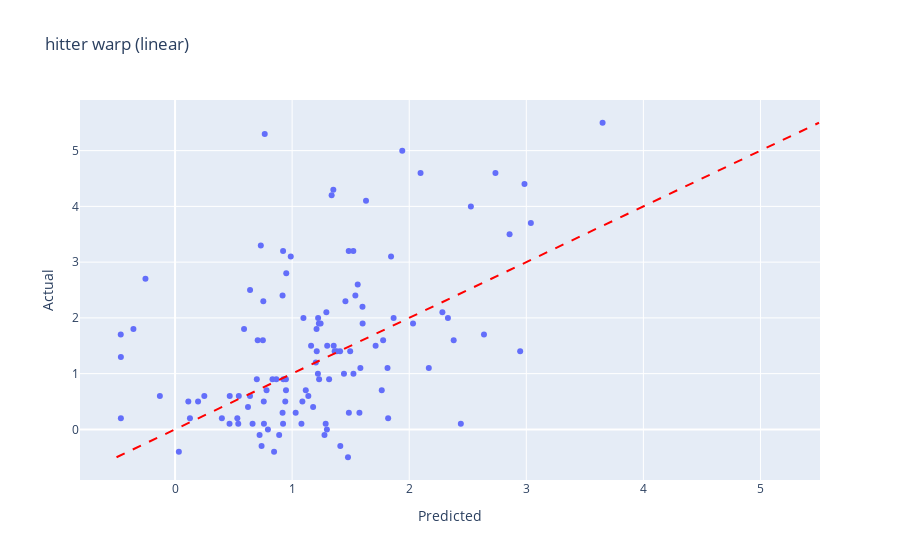
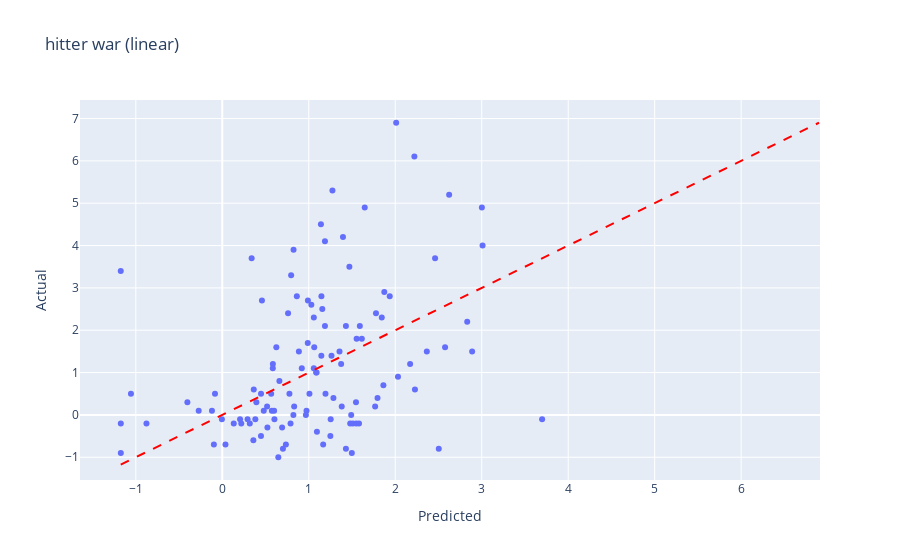
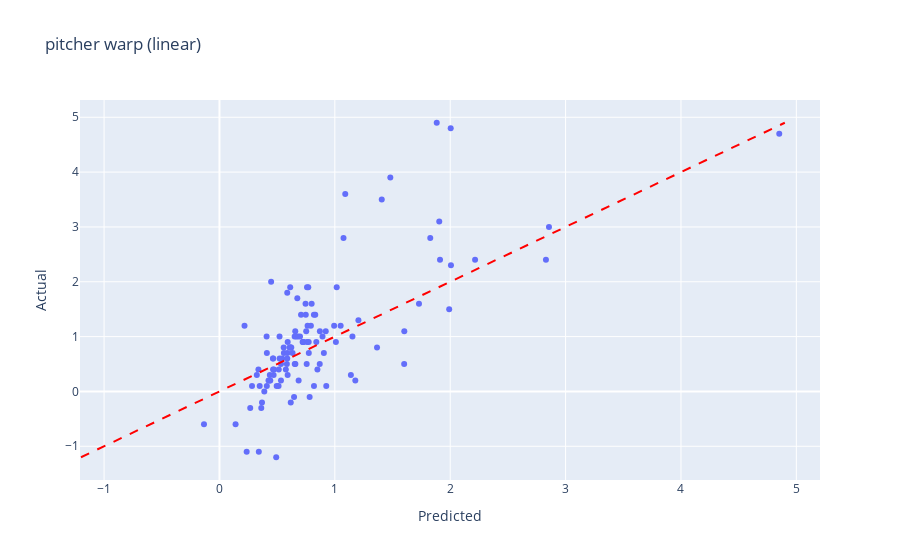
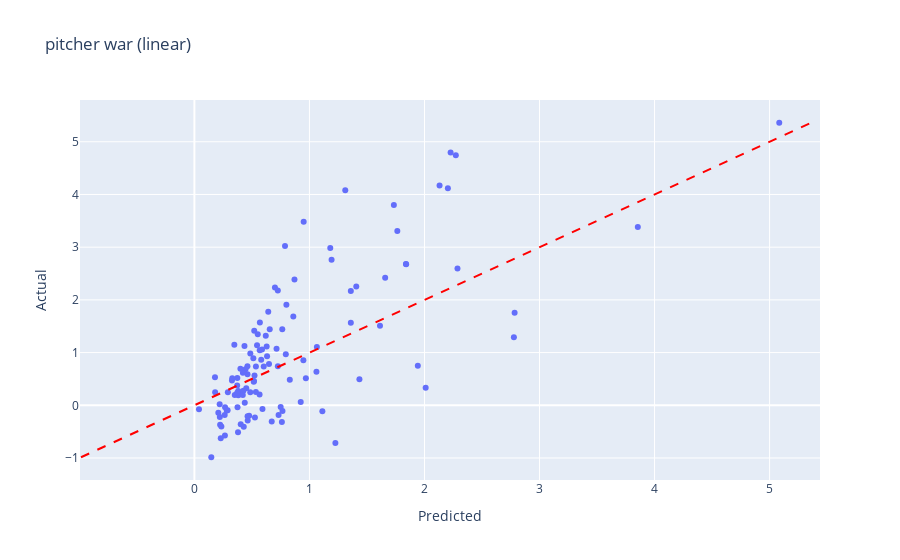

These figures' notebook cell, in order:
### Code cell
# ===== EXECUTE THE COMPLETE PIPELINE =====
try:
    # Clear any cached data to get fresh clean data
    clear_all_cache()
    
    # Prepare data
    print("\nPreparing data with fuzzy matching and caching...")
    data_splits = prepare_train_test_splits()
    print("Data preparation complete!")
    
    # Run all models
    print("\n1. Running Basic Regression Models...")
    run_basic_regressions(data_splits)
    
    print("\n2. Running Advanced Models...")
    run_advanced_models(data_splits)
    
    print("\n3. Running Neural Network...")
    run_neural_network(data_splits)
    
    # Generate enhanced quadrant analysis with auto-selected best models
    print("\n4. Generating Enhanced Quadrant Analysis...")
    plot_quadrant_analysis(model_results)  # Auto-selects best from each category + includes delta 1 analysis
    
except Exception as e:
    print(f"\n❌ Error: {e}")
    import traceback
    traceback.print_exc()

### Figure 1 — Plotly figure (JSON) as saved in the notebook; plotly's stock layout.template omitted (floating-point values rounded to 4 significant figures; data arrays with more than 128 entries replaced by an {"elided": "..."} marker saying what was removed)
{"data": [{"customdata": {"elided": "115x2 float values"}, "hovertemplate": "<b>%{hovertext}</b><br><br>Predicted=%{x:.3f}<br>Actual=%{y:.3f}<br>Error=%{customdata[0]:.3f}<br>Error %=%{customdata[1]:.1f%}<extra></extra>", "hovertext": ["Mike Tauchman", "Abraham Almonte", "Tyler Stephenson", "Austin Riley", "Austin Barnes", "Joey Wendle", "Tim Anderson", "Jurickson Profar", "Jonathan India", "Tim Locastro", "Garrett Hampson", "Abraham Toro", "Jonathan Villar", "Ryan Zimmerman", "David Dahl", "Jeff McNeil", "Luke Williams", "Ryan McMahon", "Brock Holt", "Brad Miller", "Kevan Smith", "Jarred Kelenic", "Lane Thomas", "Bobby Bradley", "David Peralta", "Nolan Arenado", "Jake Bauers", "Xander Bogaerts", "José Iglesias", "Gerardo Parra", "Luis Torrens", "Anthony Alford", "Christian Yelich", "Matt Duffy", "Jonah Heim", "Charlie Blackmon", "JaCoby Jones", "Christian Arroyo", "Jarrod Dyson", "Phil Gosselin", "Josh Reddick", "Leury García", "Austin Hays", "Trea Turner", "Josh Donaldson", "Lorenzo Cain", "Andrew Stevenson", "José Peraza", "Sean Murphy", "Kelvin Gutierrez", "Amed Rosario", "Myles Straw", "Austin Hedges", "Paul Goldschmidt", "Nathaniel Lowe", "Dom Nuñez", "Wilmer Flores", "Adam Duvall", "Jorge Soler", "Mitch Garver", "Niko Goodrum", "Cedric Mullins", "Mike Zunino", "César Hernández", "Jace Peterson", "Manuel Margot", "Ryan Mountcastle", "Adolis García", "José Ramírez", "Gio Urshela", "Fernando Tatis Jr.", "Lewis Brinson", "Franchy Cordero", "Dylan Carlson", "Bo Bichette", "Lewin Díaz", "Jake Fraley", "Hunter Renfroe", "Magneuris Sierra", "Mitch Haniger", "Randal Grichuk", "Dominic Smith", "Carson Kelly", "Daz Cameron", "Danny Santana", "Jack Mayfield", "Anthony Rizzo", "Yonathan Daza", "Brandon Nimmo", "Clint Frazier", "Nick Gordon", "Rafael Ortega", "Patrick Wisdom", "Trey Mancini", "David Fletcher", "Eugenio Suárez", "Bryce Harper", "Tommy Edman", "Cody Bellinger", "Juan Lagares", "Ketel Marte", "Leody Taveras", "Taylor Jones", "Willy Adames", "Hoy Park", "Yasmani Grandal", "Andrew McCutchen", "Matt Chapman", "Miguel Rojas", "Max Schrock", "Donovan Solano", "Yonny Hernandez", "Luis Urías", "Ramón Laureano", "Ke'Bryan Hayes"], "legendgroup": "", "marker": {"color": "#636efa", "symbol": "circle"}, "mode": "markers", "name": "", "orientation": "v", "showlegend": false, "type": "scatter", "x": [0.5398, 0.7578, -0.3557, 1.337, 0.8323, 1.21, -0.2528, 1.409, 0.9227, 0.1272, 0.947, 0.7057, 1.713, 1.765, 1.477, 1.363, -0.4627, 1.208, 0.9474, 1.524, 0.7592, 0.2499, 0.5892, 1.297, 1.867, 2.984, 0.9223, 2.737, 1.355, 1.276, 0.6229, 0.03234, 2.948, 1.202, 0.7501, 2.38, 0.739, 1.088, 1.079, 1.179, 1.82, -0.4627, 0.9183, 2.097, 2.857, 1.777, 0.5318, 1.138, 0.7539, 0.7219, 1.162, 0.7324, 0.6983, 3.039, 1.116, 0.9182, 1.54, 1.601, 1.496, 1.381, 1.03, 1.352, 0.988, 2.283, 0.1134, 1.455, 1.228, 1.483, 0.7659, 1.23, 1.941, 0.4668, 0.8458, 0.9497, 1.631, 0.9413, -0.1299, 1.523, 0.5444, 1.845, 1.22, 1.286, 1.097, 0.4651, 1.575, 0.6401, 2.639, 0.8647, 1.56, 1.411, 0.8891, 0.9251, 1.583, 1.815, 1.602, 2.167, 3.652, 1.243, 2.441, 0.7931, 2.033, 0.1964, 0.3997, 1.292, 0.662, 2.526, 2.33, -0.4639, 1.443, 1.484, 1.299, 0.7813, 0.6406, 1.222, 1.316], "xaxis": "x", "y": [0.1, 0.5, 1.8, 4.2, 0.9, 1.4, 2.7, 1.4, 3.2, 0.2, 0.9, 1.6, 1.5, 0.7, -0.5, 1.4, 0.2, 1.8, 0.7, 1.0, 0.1, 0.6, 1.8, 0.0, 2.0, 4.4, 0.1, 4.6, 1.5, -0.1, 0.4, -0.4, 1.4, 1.2, 1.6, 1.6, -0.3, 0.5, 0.1, 0.4, 0.2, 1.3, 2.4, 4.6, 3.5, 1.6, 0.2, 0.6, 2.3, -0.1, 1.5, 3.3, 0.9, 3.7, 0.7, 0.3, 2.4, 2.2, 1.4, 1.4, 0.3, 4.3, 3.1, 2.1, 0.5, 2.3, 1.9, 3.2, 5.3, 0.9, 5.0, 0.6, -0.4, 2.8, 4.1, 0.5, 0.6, 3.2, 0.6, 3.1, 1.0, 0.1, 2.0, 0.1, 0.3, 0.6, 1.7, 0.9, 2.6, -0.3, -0.1, 0.9, 1.1, 1.1, 1.9, 1.1, 5.5, 1.9, 0.1, 0.0, 1.9, 0.5, 0.2, 2.1, 0.1, 4.0, 2.0, 1.7, 1.0, 0.3, 1.5, 0.7, 2.5, 2.0, 0.9], "yaxis": "y"}], "layout": {"legend": {"tracegroupgap": 0}, "shapes": [{"line": {"color": "red", "dash": "dash", "width": 2}, "name": "Perfect Prediction", "type": "line", "x0": -0.5, "x1": 5.5, "y0": -0.5, "y1": 5.5}], "title": {"text": "hitter warp (linear)"}, "xaxis": {"anchor": "y", "domain": [0, 1], "title": {"text": "Predicted"}}, "yaxis": {"anchor": "x", "domain": [0, 1], "title": {"text": "Actual"}}}}

### Figure 2 — Plotly figure (JSON) as saved in the notebook; plotly's stock layout.template omitted (floating-point values rounded to 4 significant figures; data arrays with more than 128 entries replaced by an {"elided": "..."} marker saying what was removed)
{"data": [{"customdata": {"elided": "115x2 float values"}, "hovertemplate": "<b>%{hovertext}</b><br><br>Predicted=%{x:.3f}<br>Actual=%{y:.3f}<br>Error=%{customdata[0]:.3f}<br>Error %=%{customdata[1]:.1f%}<extra></extra>", "hovertext": ["Mike Tauchman", "Abraham Almonte", "Tyler Stephenson", "Austin Riley", "Austin Barnes", "Joey Wendle", "Tim Anderson", "Jurickson Profar", "Jonathan India", "Tim Locastro", "Garrett Hampson", "Abraham Toro", "Jonathan Villar", "Ryan Zimmerman", "David Dahl", "Jeff McNeil", "Luke Williams", "Ryan McMahon", "Brock Holt", "Brad Miller", "Kevan Smith", "Jarred Kelenic", "Lane Thomas", "Bobby Bradley", "David Peralta", "Nolan Arenado", "Jake Bauers", "Xander Bogaerts", "José Iglesias", "Gerardo Parra", "Luis Torrens", "Anthony Alford", "Christian Yelich", "Matt Duffy", "Jonah Heim", "Charlie Blackmon", "JaCoby Jones", "Christian Arroyo", "Jarrod Dyson", "Phil Gosselin", "Josh Reddick", "Leury García", "Austin Hays", "Trea Turner", "Josh Donaldson", "Lorenzo Cain", "Andrew Stevenson", "José Peraza", "Sean Murphy", "Kelvin Gutierrez", "Amed Rosario", "Myles Straw", "Austin Hedges", "Paul Goldschmidt", "Nathaniel Lowe", "Dom Nuñez", "Wilmer Flores", "Adam Duvall", "Jorge Soler", "Mitch Garver", "Niko Goodrum", "Cedric Mullins", "Mike Zunino", "César Hernández", "Jace Peterson", "Manuel Margot", "Ryan Mountcastle", "Adolis García", "José Ramírez", "Gio Urshela", "Fernando Tatis Jr.", "Lewis Brinson", "Franchy Cordero", "Dylan Carlson", "Bo Bichette", "Lewin Díaz", "Jake Fraley", "Hunter Renfroe", "Magneuris Sierra", "Mitch Haniger", "Randal Grichuk", "Dominic Smith", "Carson Kelly", "Daz Cameron", "Danny Santana", "Jack Mayfield", "Anthony Rizzo", "Yonathan Daza", "Brandon Nimmo", "Clint Frazier", "Nick Gordon", "Rafael Ortega", "Patrick Wisdom", "Trey Mancini", "David Fletcher", "Eugenio Suárez", "Bryce Harper", "Tommy Edman", "Cody Bellinger", "Juan Lagares", "Ketel Marte", "Leody Taveras", "Taylor Jones", "Willy Adames", "Hoy Park", "Yasmani Grandal", "Andrew McCutchen", "Matt Chapman", "Miguel Rojas", "Max Schrock", "Donovan Solano", "Yonny Hernandez", "Luis Urías", "Ramón Laureano", "Ke'Bryan Hayes"], "legendgroup": "", "marker": {"color": "#636efa", "symbol": "circle"}, "mode": "markers", "name": "", "orientation": "v", "showlegend": false, "type": "scatter", "x": [0.3182, 0.6029, -1.056, 1.395, 0.6605, 1.03, -0.8768, 1.167, 0.8241, -0.09713, 0.7764, 0.5849, 1.59, 1.795, 1.43, 1.193, -1.173, 1.156, 0.6917, 1.491, 0.4474, 0.03683, 0.5654, 1.546, 1.767, 3.01, 0.7356, 2.623, 1.086, 1.094, 0.3941, -0.2728, 2.889, 0.8858, 0.584, 2.365, 0.648, 0.9194, 0.7893, 0.9741, 1.581, -1.173, 0.7606, 2.011, 2.832, 1.553, 0.2056, 0.8311, 0.7962, 0.3592, 0.99, 0.3396, 0.5733, 3.002, 1.063, 1.008, 1.375, 1.777, 1.479, 1.43, 0.9667, 1.274, 1.141, 2.032, -0.4036, 1.263, 1.145, 1.511, 0.3822, 1.09, 2.221, 0.2196, 0.7014, 0.862, 1.647, 0.8222, -0.08437, 1.614, 0.1326, 1.936, 1.285, 1.25, 0.9884, 0.2926, 1.549, 0.3642, 2.576, 0.448, 1.47, 1.498, 0.5995, 0.6249, 1.844, 1.863, 1.253, 2.228, 3.698, 1.059, 2.503, 0.5218, 1.873, -0.1194, -0.00444, 1.187, 0.4797, 2.461, 2.172, -1.174, 1.146, 1.381, 1.059, 0.5182, 0.4586, 1.187, 1.355], "xaxis": "x", "y": [-0.2, -0.1, 0.5, 4.2, 0.8, 2.6, -0.2, -0.7, 3.9, -0.7, 0.5, 1.2, 2.1, 0.4, -0.8, 0.5, -0.2, 2.5, -0.3, 0.0, -0.5, -0.7, 0.5, 0.3, 0.2, 4.0, -0.7, 5.2, 1.0, -0.4, 0.3, 0.1, 1.5, 1.5, 1.1, 1.5, -1.0, 1.1, -0.2, 0.1, -0.2, -0.9, 2.4, 6.9, 2.2, 1.8, -0.1, 0.2, 3.3, -0.6, 2.7, 3.7, 0.1, 4.9, 1.6, 0.5, 1.2, 2.4, -0.2, 2.1, 0.0, 5.3, 4.5, 0.9, 0.3, 1.4, 1.4, -0.2, -0.1, 1.0, 6.1, -0.2, -0.8, 2.8, 4.9, 0.0, 0.5, 1.8, -0.2, 2.8, 0.4, -0.5, 1.7, -0.1, -0.2, 0.6, 1.6, 0.5, 3.5, -0.9, 0.1, 1.6, 2.3, 0.7, -0.1, 0.6, -0.1, 2.3, -0.8, -0.3, 2.9, 0.1, -0.1, 4.1, 0.1, 3.7, 1.2, 3.4, 2.8, 0.2, 1.1, 0.2, 2.7, 2.1, 1.5], "yaxis": "y"}], "layout": {"legend": {"tracegroupgap": 0}, "shapes": [{"line": {"color": "red", "dash": "dash", "width": 2}, "name": "Perfect Prediction", "type": "line", "x0": -1.174, "x1": 6.9, "y0": -1.174, "y1": 6.9}], "title": {"text": "hitter war (linear)"}, "xaxis": {"anchor": "y", "domain": [0, 1], "title": {"text": "Predicted"}}, "yaxis": {"anchor": "x", "domain": [0, 1], "title": {"text": "Actual"}}}}

### Figure 3 — Plotly figure (JSON) as saved in the notebook; plotly's stock layout.template omitted (floating-point values rounded to 4 significant figures; data arrays with more than 128 entries replaced by an {"elided": "..."} marker saying what was removed)
{"data": [{"customdata": {"elided": "116x2 float values"}, "hovertemplate": "<b>%{hovertext}</b><br><br>Predicted=%{x:.3f}<br>Actual=%{y:.3f}<br>Error=%{customdata[0]:.3f}<br>Error %=%{customdata[1]:.1f%}<extra></extra>", "hovertext": ["José Quintana", "Mitch Keller", "John King", "Tyler Alexander", "James Karinchak", "Julio Urías", "Sean Manaea", "Austin Adams", "Domingo Tapia", "Huascar Ynoa", "Trevor Bauer", "Luis Cessa", "Garrett Whitlock", "José Ruiz", "Matt Andriese", "Justus Sheffield", "Drew Rasmussen", "Tyler Matzek", "Buck Farmer", "Yimi García", "Caleb Thielbar", "Taylor Clarke", "Zack Greinke", "Paolo Espino", "Dinelson Lamet", "Michael Fulmer", "Reynaldo López", "Jaime Barría", "Tim Mayza", "Craig Kimbrel", "Logan Gilbert", "Johnny Cueto", "Clayton Kershaw", "Cal Quantrill", "Alexander Wells", "Garrett Crochet", "Antonio Senzatela", "Kyle Gibson", "Ranger Suárez", "Martín Pérez", "Bailey Falter", "Brent Suter", "Miguel Castro", "Jake Arrieta", "Noé Ramirez", "Brandon Bielak", "Zack Littell", "Amir Garrett", "Triston McKenzie", "Merrill Kelly", "Chris Stratton", "Daniel Norris", "César Valdez", "Hyeon-Jong Yang", "Tony Santillan", "Max Fried", "Lance Lynn", "José Berríos", "Dane Dunning", "Kyle Keller", "Brad Brach", "Shane Bieber", "Eduardo Rodriguez", "Keegan Thompson", "Ryan Helsley", "Joel Payamps", "Cody Poteet", "Joe Mantiply", "Domingo Germán", "Nick Wittgren", "Kevin Gausman", "Ian Anderson", "Anthony Misiewicz", "Tyler Gilbert", "Jesse Chavez", "Lucas Gilbreath", "Jordan Lyles", "Eric Lauer", "Taylor Widener", "Bryan Shaw", "Josh Staumont", "Steve Cishek", "Mike Minor", "Paul Sewald", "Trent Thornton", "Zach Plesac", "Trevor Williams", "T.J. McFarland", "Steven Matz", "Tyler Kinley", "Dillon Maples", "Emmanuel Clase", "Connor Brogdon", "Max Scherzer", "Chi Chi González", "Randy Dobnak", "Alex Young", "Logan Webb", "Codi Heuer", "Nick Sandlin", "Jake Brentz", "Brandon Woodruff", "Génesis Cabrera", "Vladimir Gutierrez", "Richard Rodríguez", "Ryan Pressly", "Touki Toussaint", "Ben Bowden", "Trevor May", "Junior Guerra", "Brad Keller", "Mike Mayers", "Brooks Raley", "Ryne Stanek", "Liam Hendriks", "Miles Mikolas"], "legendgroup": "", "marker": {"color": "#636efa", "symbol": "circle"}, "mode": "markers", "name": "", "orientation": "v", "showlegend": false, "type": "scatter", "x": [1.602, 0.686, 0.5334, 0.5124, 0.8704, 1.481, 1.075, 0.9049, 0.4959, 0.6132, 2.83, 0.4653, 0.6748, 0.5842, 0.8692, 0.4918, 0.657, 0.9211, 0.6466, 0.6226, 0.7209, 0.3376, 1.601, 0.4086, 1.366, 0.7925, 0.4109, 0.2666, 0.8931, 1.991, 0.7071, 1.05, 2.856, 0.6517, 0.3412, 0.7278, 0.2173, 0.7696, 0.7589, -0.1342, 0.514, 0.7252, 0.5914, 0.9258, 0.4358, 0.4366, 0.5208, 0.7592, 0.6659, 0.5875, 0.7518, 0.7743, 0.4638, 0.3625, 0.5567, 1.407, 1.905, 1.827, 0.6805, 0.4104, 1.139, 2.216, 1.912, 0.4717, 0.5909, 0.4694, 0.4405, 0.5436, 0.8304, 0.8395, 1.883, 0.4479, 0.6338, 0.425, 0.756, 0.5216, 0.2358, 0.799, 0.4646, 0.849, 0.6981, 1.178, 1.153, 1.016, 0.5875, 0.3888, 0.7482, 0.2823, 0.994, 0.6144, 0.6525, 0.7461, 0.5584, 4.852, 0.1398, 0.3688, 0.3239, 1.09, 0.5883, 0.6168, 0.6077, 2.004, 0.7734, 0.3487, 0.7818, 1.729, 0.5754, 0.5332, 1.204, 0.8191, 0.618, 0.8186, 0.7638, 1.009, 2.006, 0.6581], "xaxis": "x", "y": [1.1, 0.2, 0.5, 0.1, 1.1, 3.9, 2.8, 0.7, 0.1, 1.9, 2.4, 0.6, 1.7, 0.5, 0.5, -1.2, 1.1, 1.1, -0.1, 0.8, 0.9, 0.4, 0.5, 1.0, 0.8, 1.2, 0.7, -0.3, 1.0, 1.5, 1.4, 1.2, 3.0, 1.0, -1.1, 0.9, 1.2, 1.9, 1.9, -0.6, 0.4, 0.9, 0.9, 0.1, 0.2, 0.3, 1.0, 0.9, 1.0, 1.8, 1.1, 0.7, 0.6, -0.3, 0.8, 3.5, 3.1, 2.8, 1.0, 0.1, 0.3, 2.4, 2.4, 0.4, 0.3, 0.3, 0.2, 0.6, 1.4, 0.9, 4.9, 2.0, 0.7, 0.2, 0.5, 0.6, -1.1, 1.6, 0.4, 0.4, 1.0, 0.2, 1.0, 1.9, 0.6, 0.0, 1.4, 0.1, 1.2, 0.8, 0.5, 1.6, 0.7, 4.7, -0.6, -0.2, 0.3, 3.6, 0.7, 0.8, 0.8, 4.8, 0.9, 0.1, -0.1, 1.6, 0.4, 0.2, 1.3, 0.1, -0.2, 1.4, 1.2, 0.9, 2.3, 0.5], "yaxis": "y"}], "layout": {"legend": {"tracegroupgap": 0}, "shapes": [{"line": {"color": "red", "dash": "dash", "width": 2}, "name": "Perfect Prediction", "type": "line", "x0": -1.2, "x1": 4.9, "y0": -1.2, "y1": 4.9}], "title": {"text": "pitcher warp (linear)"}, "xaxis": {"anchor": "y", "domain": [0, 1], "title": {"text": "Predicted"}}, "yaxis": {"anchor": "x", "domain": [0, 1], "title": {"text": "Actual"}}}}

### Figure 4 — Plotly figure (JSON) as saved in the notebook; plotly's stock layout.template omitted (floating-point values rounded to 4 significant figures; data arrays with more than 128 entries replaced by an {"elided": "..."} marker saying what was removed)
{"data": [{"customdata": {"elided": "116x2 float values"}, "hovertemplate": "<b>%{hovertext}</b><br><br>Predicted=%{x:.3f}<br>Actual=%{y:.3f}<br>Error=%{customdata[0]:.3f}<br>Error %=%{customdata[1]:.1f%}<extra></extra>", "hovertext": ["José Quintana", "Mitch Keller", "John King", "Tyler Alexander", "James Karinchak", "Julio Urías", "Sean Manaea", "Austin Adams", "Domingo Tapia", "Huascar Ynoa", "Trevor Bauer", "Luis Cessa", "Garrett Whitlock", "José Ruiz", "Matt Andriese", "Justus Sheffield", "Drew Rasmussen", "Tyler Matzek", "Buck Farmer", "Yimi García", "Caleb Thielbar", "Taylor Clarke", "Zack Greinke", "Paolo Espino", "Dinelson Lamet", "Michael Fulmer", "Reynaldo López", "Jaime Barría", "Tim Mayza", "Craig Kimbrel", "Logan Gilbert", "Johnny Cueto", "Clayton Kershaw", "Cal Quantrill", "Alexander Wells", "Garrett Crochet", "Antonio Senzatela", "Kyle Gibson", "Ranger Suárez", "Martín Pérez", "Bailey Falter", "Brent Suter", "Miguel Castro", "Jake Arrieta", "Noé Ramirez", "Brandon Bielak", "Zack Littell", "Amir Garrett", "Triston McKenzie", "Merrill Kelly", "Chris Stratton", "Daniel Norris", "César Valdez", "Hyeon-Jong Yang", "Tony Santillan", "Max Fried", "Lance Lynn", "José Berríos", "Dane Dunning", "Kyle Keller", "Brad Brach", "Shane Bieber", "Eduardo Rodriguez", "Keegan Thompson", "Ryan Helsley", "Joel Payamps", "Cody Poteet", "Joe Mantiply", "Domingo Germán", "Nick Wittgren", "Kevin Gausman", "Ian Anderson", "Anthony Misiewicz", "Tyler Gilbert", "Jesse Chavez", "Lucas Gilbreath", "Jordan Lyles", "Eric Lauer", "Taylor Widener", "Bryan Shaw", "Josh Staumont", "Steve Cishek", "Mike Minor", "Paul Sewald", "Trent Thornton", "Zach Plesac", "Trevor Williams", "T.J. McFarland", "Steven Matz", "Tyler Kinley", "Dillon Maples", "Emmanuel Clase", "Connor Brogdon", "Max Scherzer", "Chi Chi González", "Randy Dobnak", "Alex Young", "Logan Webb", "Codi Heuer", "Nick Sandlin", "Jake Brentz", "Brandon Woodruff", "Génesis Cabrera", "Vladimir Gutierrez", "Richard Rodríguez", "Ryan Pressly", "Touki Toussaint", "Ben Bowden", "Trevor May", "Junior Guerra", "Brad Keller", "Mike Mayers", "Brooks Raley", "Ryne Stanek", "Liam Hendriks", "Miles Mikolas"], "legendgroup": "", "marker": {"color": "#636efa", "symbol": "circle"}, "mode": "markers", "name": "", "orientation": "v", "showlegend": false, "type": "scatter", "x": [2.01, 0.6282, 0.4616, 0.5679, 0.5666, 1.841, 1.764, 0.4856, 0.3731, 0.5202, 2.784, 0.5124, 0.5693, 0.4291, 0.9242, 0.4634, 0.6549, 0.7141, 0.3792, 0.4756, 0.5808, 0.1788, 2.777, 0.3472, 1.061, 1.36, 0.4444, 0.3266, 0.6318, 1.36, 0.7002, 1.613, 3.854, 0.7997, 0.2889, 0.5507, 0.9499, 1.181, 0.7877, 0.5226, 0.451, 0.9689, 0.2236, 1.226, 0.2813, 0.2908, 0.3813, 0.03991, 0.4353, 0.8699, 0.7255, 0.7499, 0.3852, 0.2345, 0.3818, 1.734, 2.131, 2.203, 0.6419, 0.2291, 0.7658, 2.287, 1.942, 0.2211, 0.4255, 0.3718, 0.2665, 0.4, 0.6204, 0.7605, 2.227, 0.4623, 0.5182, 0.3292, 0.7946, 0.4207, 0.2198, 0.8598, 0.208, 0.5917, 0.4861, 0.9474, 1.407, 0.7639, 0.4029, 0.5877, 1.112, 0.5344, 1.192, 0.3509, 0.3748, 0.7251, 0.461, 5.084, 0.1804, 0.5261, 0.1468, 1.312, 0.5347, 0.4216, 0.372, 2.272, 0.5445, 0.2652, 0.7319, 1.658, 0.2634, 0.438, 0.8292, 0.6721, 1.065, 0.6026, 0.6485, 0.5158, 1.839, 1.434], "xaxis": "x", "y": [0.3334, 1.116, 0.5908, 1.044, 0.2046, 2.675, 3.309, 0.2499, 0.5158, 1.412, 1.755, 0.8949, 1.57, -0.4055, 0.06293, -0.289, 1.441, 1.072, -0.512, -0.1981, 0.8619, 0.5326, 1.292, 1.148, 0.6382, 1.565, 0.6847, 0.4688, 0.9291, 2.167, 2.235, 1.509, 3.385, 1.909, -0.09248, 1.348, 3.484, 2.986, 3.023, 0.5664, 0.3253, 0.5112, -0.3669, -0.714, -0.09912, 0.2484, 0.2717, -0.07527, 1.126, 2.386, 0.7431, -0.03377, 0.2177, -0.4045, 0.1911, 3.799, 4.172, 4.117, 1.776, -0.6257, -0.1086, 2.597, 0.7509, -0.222, 0.2759, 0.3744, -0.03753, 0.6931, 1.319, -0.3165, 4.794, -0.2085, 0.4588, 0.5151, 0.9664, 0.1955, 0.01805, 1.685, -0.1415, -0.06939, 0.9838, 0.8561, 2.253, 1.444, -0.3578, 1.061, -0.1113, 0.2528, 2.762, 0.1946, -0.0352, 2.18, 0.7385, 5.361, 0.2493, -0.2311, -0.9858, 4.082, 0.7384, 0.6198, 0.2384, 4.746, 1.14, -0.5751, -0.1831, 2.421, -0.1827, 0.04631, 0.4865, -0.3079, 1.107, 0.7365, 0.785, 0.4484, 2.68, 0.4921], "yaxis": "y"}], "layout": {"legend": {"tracegroupgap": 0}, "shapes": [{"line": {"color": "red", "dash": "dash", "width": 2}, "name": "Perfect Prediction", "type": "line", "x0": -0.9858, "x1": 5.361, "y0": -0.9858, "y1": 5.361}], "title": {"text": "pitcher war (linear)"}, "xaxis": {"anchor": "y", "domain": [0, 1], "title": {"text": "Predicted"}}, "yaxis": {"anchor": "x", "domain": [0, 1], "title": {"text": "Actual"}}}}
